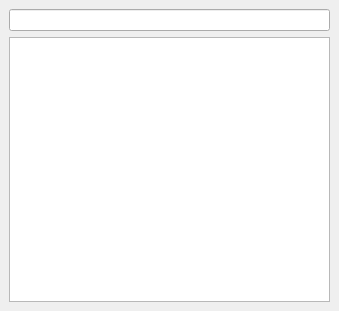
<?xml version="1.0" encoding="UTF-8"?>
<ui version="4.0">
 <class>NoteEditor</class>
 <widget class="QMainWindow" name="NoteEditor">
  <property name="geometry">
   <rect>
    <x>0</x>
    <y>0</y>
    <width>339</width>
    <height>311</height>
   </rect>
  </property>
  <property name="windowTitle">
   <string>MainWindow</string>
  </property>
  <widget class="QWidget" name="centralwidget">
   <layout class="QVBoxLayout" name="verticalLayout">
    <item>
     <widget class="QLineEdit" name="lineEdit"/>
    </item>
    <item>
     <widget class="QTextBrowser" name="textBrowser">
      <property name="readOnly">
       <bool>false</bool>
      </property>
     </widget>
    </item>
   </layout>
  </widget>
  <widget class="QMenuBar" name="menubar">
   <property name="geometry">
    <rect>
     <x>0</x>
     <y>0</y>
     <width>339</width>
     <height>20</height>
    </rect>
   </property>
  </widget>
 </widget>
 <resources/>
 <connections/>
</ui>
